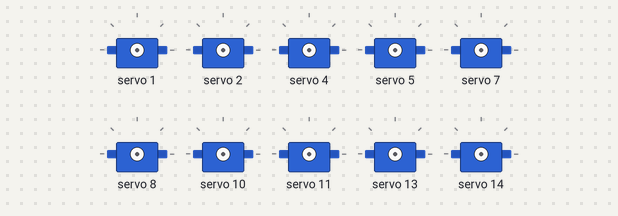
The sketch below on a simulated Arduino Uno, built with avr-gcc and run on an emulated ATmega328P. Parts: 10 × servo.

Above: at 0.1 s.
At 3.19 s:
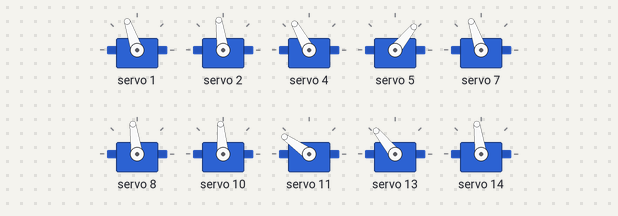
At 5.0 s:
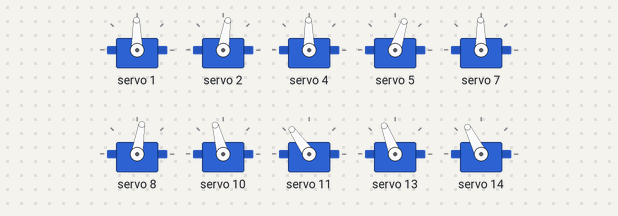
At 9.89 s:
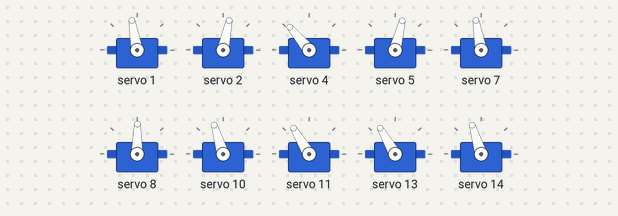
At 14.77 s:
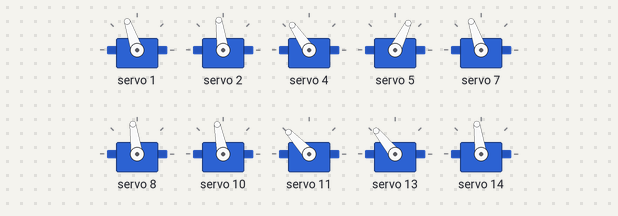
At 19.95 s:
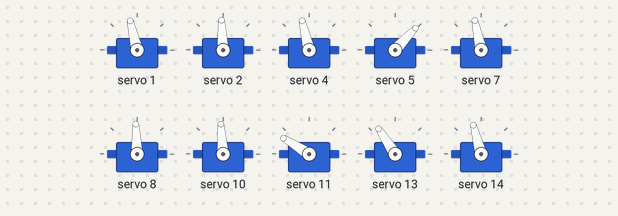
Timing chart, 0 to 20.6 s (numbered marks = the images above):
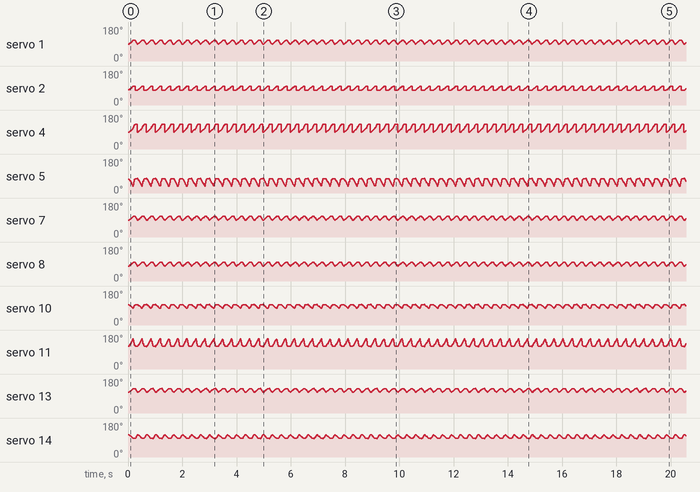

The sketch:

25MOVERIGHT.ino
```cpp
#include <Wire.h>
#include <Adafruit_PWMServoDriver.h>

Adafruit_PWMServoDriver pwm = Adafruit_PWMServoDriver();

#define Leg1_Mot1 0
#define Leg1_Mot2 1
#define Leg1_Mot3 2
#define Leg2_Mot1 3
#define Leg2_Mot2 4
#define Leg2_Mot3 5
#define Leg3_Mot1 6
#define Leg3_Mot2 7
#define Leg3_Mot3 8
#define Leg4_Mot1 9
#define Leg4_Mot2 10
#define Leg4_Mot3 11
#define Leg5_Mot1 12
#define Leg5_Mot2 13
#define Leg5_Mot3 14
#define Leg6_Mot1 15
//#define Leg6_Mot2 16
//#define Leg6_Mot3 17

int home_Leg1_Mot1 = 90;
int home_Leg1_Mot2 = 80;
int home_Leg1_Mot3 = 70;

int home_Leg2_Mot1 = 90;
int home_Leg2_Mot2 = 80;
int home_Leg2_Mot3 = 70;

int home_Leg3_Mot1 = 90;
int home_Leg3_Mot2 = 80;
int home_Leg3_Mot3 = 70;

int home_Leg4_Mot1 = 90;
int home_Leg4_Mot2 = 100;
int home_Leg4_Mot3 = 110;

int home_Leg5_Mot1 = 90;
int home_Leg5_Mot2 = 100;
int home_Leg5_Mot3 = 110;

int home_Leg6_Mot1 = 90;
//int home_Leg6_Mot2 = 100;
//int home_Leg6_Mot3 = 110;

#define HIP_MIN 150
#define HIP_MAX 617

int A = 0, B = 0, C = 0, D = 0, E = 0, F = 0, G = 0, H = 0;
bool Impair_start = false;

void setup() {
  pwm.begin();
  pwm.setPWMFreq(60);
  delay(10);
}

void setServoPosition(uint8_t servoNum, uint16_t position) {
  pwm.setPWM(servoNum, 0, position);
}

void setAllServoPositions(int pulse1, int pulse2, int pulse3, int pulse4, int pulse5, int pulse6, int pulse7, int pulse8, int pulse9, int pulse10, int pulse11, int pulse12, int pulse13, int pulse14, int pulse15, int pulse16) {
  setServoPosition(Leg1_Mot1, pulse1);
  setServoPosition(Leg1_Mot2, pulse2);
  setServoPosition(Leg1_Mot3, pulse3);

  setServoPosition(Leg2_Mot1, pulse4);
  setServoPosition(Leg2_Mot2, pulse5);
  setServoPosition(Leg2_Mot3, pulse6);

  setServoPosition(Leg3_Mot1, pulse7);
  setServoPosition(Leg3_Mot2, pulse8);
  setServoPosition(Leg3_Mot3, pulse9);

  setServoPosition(Leg4_Mot1, pulse10);
  setServoPosition(Leg4_Mot2, pulse11);
  setServoPosition(Leg4_Mot3, pulse12);

  setServoPosition(Leg5_Mot1, pulse13);
  setServoPosition(Leg5_Mot2, pulse14);
  setServoPosition(Leg5_Mot3, pulse15);

  setServoPosition(Leg6_Mot1, pulse16);
  //setServoPosition(Leg6_Mot2, pulse17);
  //setServoPosition(Leg6_Mot3, pulse18);
}

void initializeHexapod() {
  // Set initial positions for each servo in each leg
  setAllServoPositions(
    map(90, 0, 180, HIP_MIN, HIP_MAX), map(80, 0, 180, HIP_MIN, HIP_MAX), map(70, 0, 180, HIP_MIN, HIP_MAX),  // Leg1
    map(90, 0, 180, HIP_MIN, HIP_MAX), map(80, 0, 180, HIP_MIN, HIP_MAX), map(70, 0, 180, HIP_MIN, HIP_MAX),  // Leg2
    map(90, 0, 180, HIP_MIN, HIP_MAX), map(80, 0, 180, HIP_MIN, HIP_MAX), map(70, 0, 180, HIP_MIN, HIP_MAX),  // Leg3
    map(90, 0, 180, HIP_MIN, HIP_MAX), map(100, 0, 180, HIP_MIN, HIP_MAX), map(110, 0, 180, HIP_MIN, HIP_MAX),  // Leg4
    map(90, 0, 180, HIP_MIN, HIP_MAX), map(100, 0, 180, HIP_MIN, HIP_MAX), map(110, 0, 180, HIP_MIN, HIP_MAX),  // Leg5
    map(90, 0, 180, HIP_MIN, HIP_MAX)  // Leg6
  );

}

void move_right() {
  // Impair Motor 2 -20 Motor 3 +20
  if (A <= 20) {
    setServoPosition(Leg1_Mot2, map(home_Leg1_Mot2 + A, 0, 180, HIP_MIN, HIP_MAX));
    setServoPosition(Leg1_Mot3, map(home_Leg1_Mot3 + A, 0, 180, HIP_MIN, HIP_MAX));

    setServoPosition(Leg2_Mot2, map(home_Leg2_Mot2 + A, 0, 180, HIP_MIN, HIP_MAX));
    setServoPosition(Leg2_Mot3, map(home_Leg2_Mot3 - A * 2, 0, 180, HIP_MIN, HIP_MAX));

    setServoPosition(Leg3_Mot2, map(home_Leg3_Mot2 + A, 0, 180, HIP_MIN, HIP_MAX));
    setServoPosition(Leg3_Mot3, map(home_Leg3_Mot3 + A, 0, 180, HIP_MIN, HIP_MAX));

    setServoPosition(Leg4_Mot2, map(home_Leg4_Mot2 - A, 0, 180, HIP_MIN, HIP_MAX));
    setServoPosition(Leg4_Mot3, map(home_Leg4_Mot3 + A * 2, 0, 180, HIP_MIN, HIP_MAX));

    setServoPosition(Leg5_Mot2, map(home_Leg5_Mot2 + A, 0, 180, HIP_MIN, HIP_MAX));
    setServoPosition(Leg5_Mot3, map(home_Leg5_Mot3 - A, 0, 180, HIP_MIN, HIP_MAX));

    //setServoPosition(Leg6_Mot2, map(home_Leg6_Mot2 - A, 0, 180, HIP_MIN, HIP_MAX));
    //setServoPosition(Leg6_Mot3, map(home_Leg6_Mot3 + A * 2, 0, 180, HIP_MIN, HIP_MAX));

    A++;
  }

  if (A >= 20 && B <= 20) {
    setServoPosition(Leg2_Mot2, map(home_Leg2_Mot2 + A + B, 0, 180, HIP_MIN, HIP_MAX));
    setServoPosition(Leg2_Mot3, map(home_Leg2_Mot3 - A * 2 + B * 2, 0, 180, HIP_MIN, HIP_MAX));

    setServoPosition(Leg4_Mot2, map(home_Leg4_Mot2 - A + B, 0, 180, HIP_MIN, HIP_MAX));
    setServoPosition(Leg4_Mot3, map(home_Leg4_Mot3 + A * 2 - B * 2, 0, 180, HIP_MIN, HIP_MAX));

    //setServoPosition(Leg6_Mot2, map(home_Leg6_Mot2 - A + B, 0, 180, HIP_MIN, HIP_MAX));
    //setServoPosition(Leg6_Mot3, map(home_Leg6_Mot3 + A * 2 - B * 2, 0, 180, HIP_MIN, HIP_MAX));
    B++;
  }

  if (B >= 20 && C <= 20) {
    setServoPosition(Leg1_Mot2, map(home_Leg1_Mot2 + A - C, 0, 180, HIP_MIN, HIP_MAX));
    setServoPosition(Leg1_Mot3, map(home_Leg1_Mot3 + A - A, 0, 180, HIP_MIN, HIP_MAX));

    setServoPosition(Leg3_Mot2, map(home_Leg3_Mot2 + A - C, 0, 180, HIP_MIN, HIP_MAX));
    setServoPosition(Leg3_Mot3, map(home_Leg3_Mot3 + A - C, 0, 180, HIP_MIN, HIP_MAX));

    setServoPosition(Leg5_Mot2, map(home_Leg5_Mot2 + A - C, 0, 180, HIP_MIN, HIP_MAX));
    setServoPosition(Leg5_Mot3, map(home_Leg5_Mot3 - A + C, 0, 180, HIP_MIN, HIP_MAX));

    C++;
  }

  if (C >= 20) {
    A = 0;
    B = 0;
    C = 0;
  }
}


void loop() {
//  initializeHexapod(); // Initialize hexapod
// delay(500); // 2 seconds delay
// while (true) {
   move_right()  ; // Continuous forward movement
//delay(500); // Adjust delay as needed
//}
}
```

Measured:
- by itself, servo 2: ramps from 78° to 98° and jumps back, once every 0.33 s
- by itself, servo 4: ramps from 88° to 130° and jumps back, once every 0.33 s
